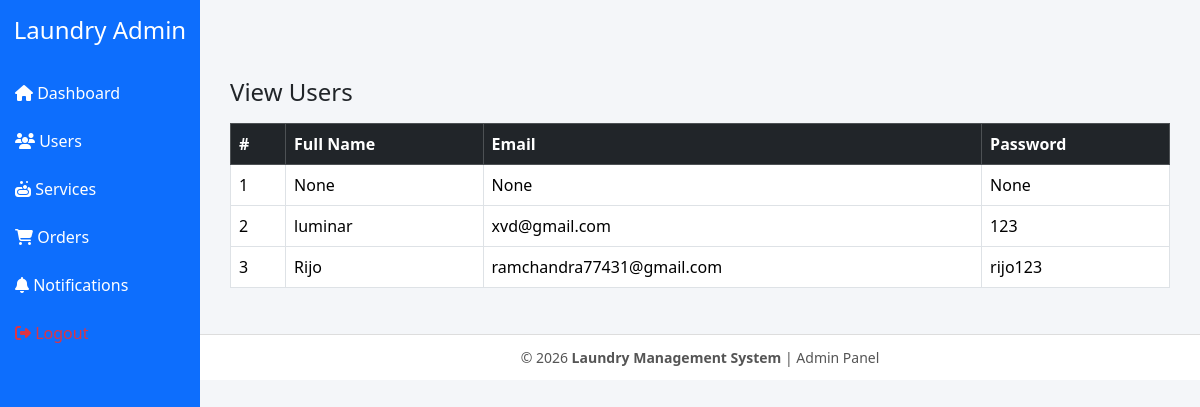
Before: /Admin_Panel/view_user/ with the older database file.
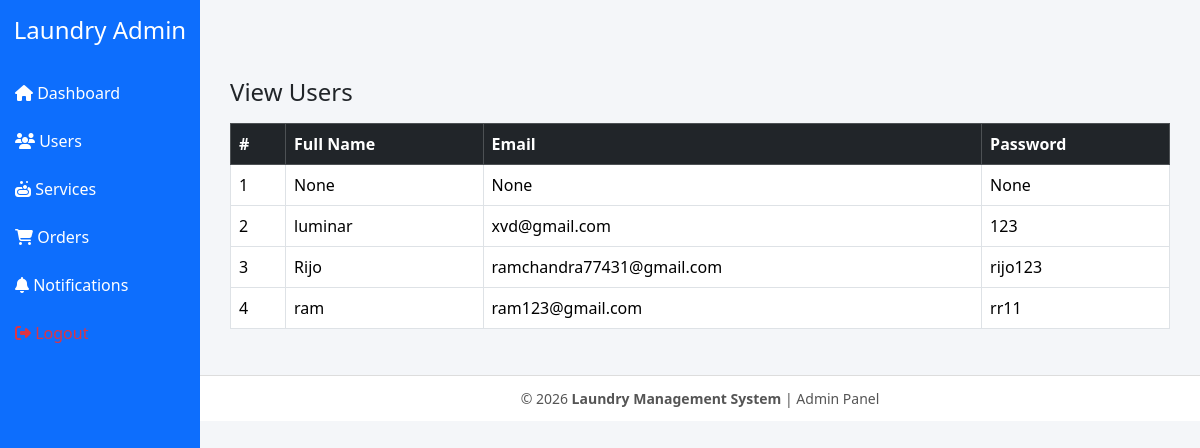
After: the same page with the newer database file.
### User_Web/models.py (models this page shows)
class UserRegistration_db(models.Model):
    username=models.CharField(max_length=50,null=True,blank=True)
    email=models.EmailField(max_length=50,null=True,blank=True)
    password=models.CharField(max_length=50,null=True,blank=True)
    conf_password=models.CharField(max_length=50,null=True,blank=True)

### Admin_Panel/views.py (the view)
# urls.py: path('view_user/', views.view_user, name='view_user'),
def view_user(request):
    users=UserRegistration_db.objects.all()
    return render(request, 'view_user.html',
                  {'users':users})

### Admin_Panel/templates/view_user.html
{% extends 'base.html' %}
{% block content %}
<div class="container mt-4">
    <h4 class="mb-3">View Users</h4>
    <table class="table table-bordered table-hover">
        <thead class="table-dark">
        <tr>
            <th>#</th>
            <th>Full Name</th>
            <th>Email</th>
            <th>Password</th>
        </tr>
        </thead>
        <tbody>
        {% for user in users %}
        <tr>
            <td>{{ forloop.counter }}</td>
            <td>{{ user.username }}</td>
            <td>{{ user.email }}</td>
            <td>{{ user.password }}</td>
        </tr>
        {% empty %}
        <tr>
            <td colspan="7" class="text-center">No users found</td>
        </tr>
        {% endfor %}
        </tbody>
    </table>
</div>
{% endblock %}

Changed rows visible on the page:
added UserRegistration_db: username "ram", email "ram123@gmail.com", password "rr11"
